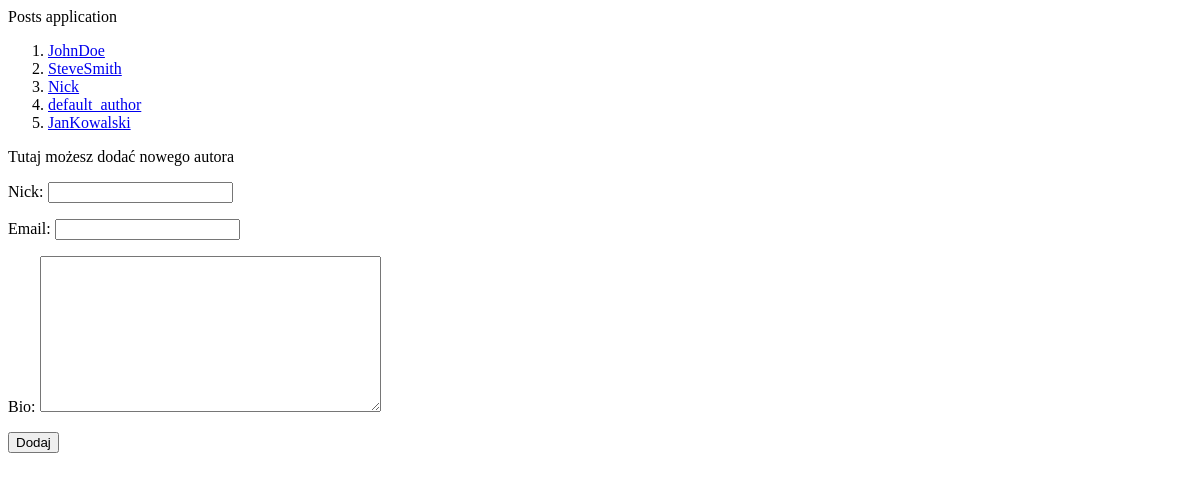
Page /posts/authors/ on the earlier database version.
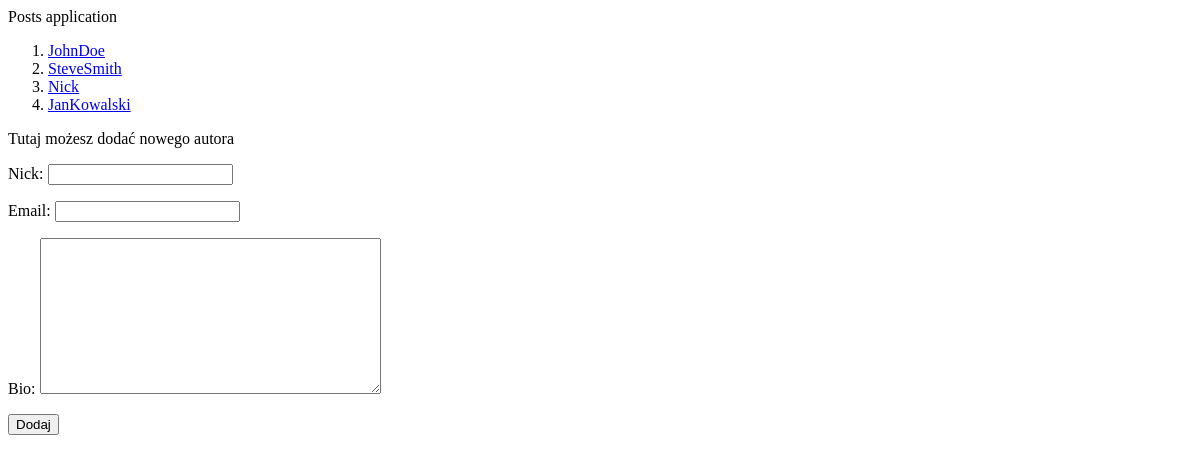
Same page on the later database version.
### posts/models.py (models this page shows)
class Author(models.Model):
    nick = models.CharField(max_length=20)
    email = models.EmailField()
    bio = models.TextField(null=True, blank=True)
    def __str__(self):
        return f"{self.nick}"

### posts/views.py (the view)
# urls.py: path('authors/', authors_list, name="authors_list"),
def authors_list(request):
    if request.method == "POST":
        form = AuthorForm(data=request.POST)
        if form.is_valid():
            form.save()
            messages.add_message(
                request,
                messages.SUCCESS,
                "Utworzono nowego autora!!"
            )
        else:
            messages.add_message(
                request,
                messages.ERROR,
                form.errors['__all__']
            )
    elif request.method == "GET":
        form = AuthorForm()
        authors = Author.objects.all()
        return render(
            request=request,
            template_name="posts/authors_list.html",
            context={"authors": authors,
                     "form": form
                     }
        )

### posts/forms.py
class AuthorForm(forms.ModelForm):
    class Meta:
        model = Author
        fields = ["nick", "email", "bio"]

### posts/templates/posts/authors_list.html (shortened to what this page needs)
{% extends "posts/base.html" %}
{% block content %}
<ol>
    {% for a in authors %}
    <li><a href="{% url "posts:author_details" a.id %}">{{ a }}</a></li>
    {% endfor %}
</ol>
<p>Tutaj możesz dodać nowego autora</p>
<form method="post">
    {{ form.as_p }}
    <input type="submit" value="Dodaj">
</form>
{% endblock %}

### posts/templates/posts/base.html (shortened to what this page needs)
<!DOCTYPE html>
<html lang="en">
<head>
</head>
<body>
<div id="content">
   <div id="header">
       Posts application
   </div>
   <div id="inner-content">
       {% block content %}{% endblock %}
   </div>
</div>
</body>
</html>

Differences in the rows shown:
removed Author: nick "default_author"
